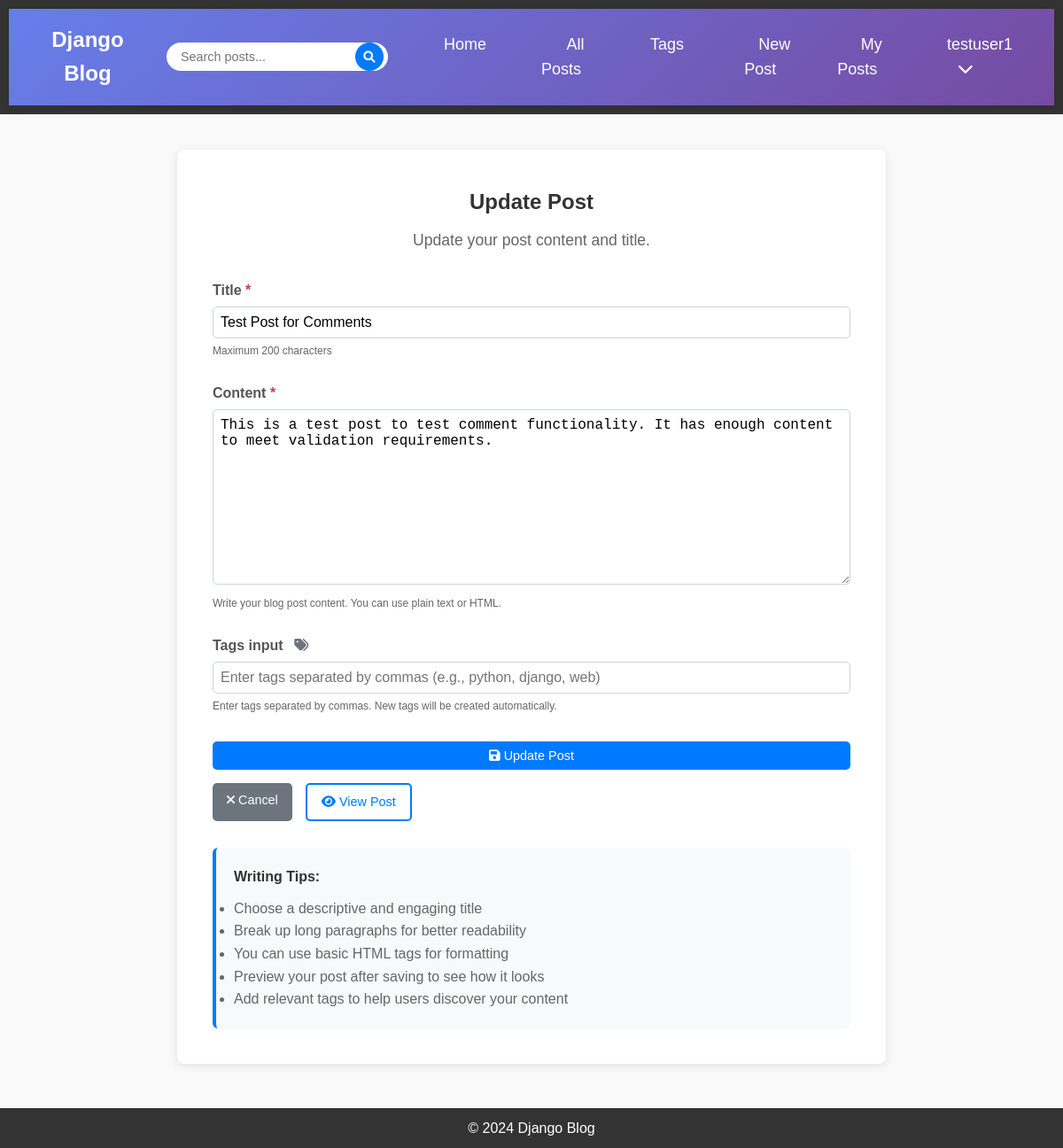
The app's page /post/5/update/ (signed in) with its own data.
### blog/models.py (models this page shows, shortened)
class Post(models.Model):
    title = models.CharField(max_length=200)
    content = models.TextField()
    published_date = models.DateTimeField(auto_now_add=True)
    updated_date = models.DateTimeField(auto_now=True)
    author = models.ForeignKey(User, on_delete=models.CASCADE)
    tags = models.ManyToManyField(Tag, blank=True, related_name='posts')
    class Meta:
        ordering = ['-published_date']

### blog/views.py (the view, shortened to what this page needs)
# urls.py: path('post/<int:pk>/update/', views.PostUpdateView.as_view(), name='post-update'),
class PostUpdateView(LoginRequiredMixin, UserPassesTestMixin, UpdateView):
    model = Post
    form_class = PostForm
    template_name = 'blog/post_form.html'
    def test_func(self):
        post = self.get_object()
        return self.request.user == post.author
    def get_context_data(self, **kwargs):
        context = super().get_context_data(**kwargs)
        context['title'] = 'Update Post'
        context['button_text'] = 'Update Post'
        return context

### blog/templates/blog/post_form.html (shortened to what this page needs)
{% extends 'blog/base.html' %}
{% block content %}
<div class="form-container">
    <div class="form-header">
        <h2>{{ title }}</h2>
        <p class="form-description">
            {% if title == "Create New Post" %}
                Share your thoughts and ideas with the community.
            {% else %}
                Update your post content and title.
            {% endif %}
        </p>
    </div>
    <form method="post" class="post-form">
        <div class="form-group">
            <label for="{{ form.title.id_for_label }}" class="form-label">
                {{ form.title.label }}
                <span class="required">*</span>
            </label>
            {{ form.title }}
            {% if form.title.help_text %}
                <small class="form-text">{{ form.title.help_text }}</small>
            {% endif %}
        </div>
        <div class="form-group">
            <label for="{{ form.content.id_for_label }}" class="form-label">
                {{ form.content.label }}
                <span class="required">*</span>
            </label>
            {{ form.content }}
            {% if form.content.help_text %}
                <small class="form-text">{{ form.content.help_text }}</small>
            {% endif %}
        </div>
        <div class="form-group">
            <label for="{{ form.tags_input.id_for_label }}" class="form-label">
                {{ form.tags_input.label }}
                <i class="fas fa-tags"></i>
            </label>
            {{ form.tags_input }}
            {% if form.tags_input.help_text %}
                <small class="form-text">{{ form.tags_input.help_text }}</small>
            {% endif %}
        </div>
        <div class="form-actions">
            <button type="submit" class="btn btn-primary">
                <i class="fas fa-save"></i> {{ button_text|default:"Save Post" }}
            </button>
            <a href="{% url 'post-list' %}" class="btn btn-secondary">
                <i class="fas fa-times"></i> Cancel
            </a>
            {% if title == "Update Post" %}
                <a href="{% url 'post-detail' object.pk %}" class="btn btn-outline">
                    <i class="fas fa-eye"></i> View Post
                </a>
            {% endif %}
        </div>
    </form>
    <div class="form-tips">
        <h4>Writing Tips:</h4>
        <ul>
            <li>Choose a descriptive and engaging title</li>
            <li>Break up long paragraphs for better readability</li>
            <li>You can use basic HTML tags for formatting</li>
            <li>Preview your post after saving to see how it looks</li>
            <li>Add relevant tags to help users discover your content</li>
        </ul>
    </div>
</div>
{% endblock %}

### blog/templates/blog/base.html (shortened to what this page needs)
{% load static %}
<!DOCTYPE html>
<html lang="en">
<head>
    <link rel="stylesheet" href="https://cdnjs.cloudflare.com/ajax/libs/font-awesome/6.0.0/css/all.min.css">
    <link rel="stylesheet" href="{% static 'css/styles.css' %}">
</head>
<body>
    <header>
        <nav class="navbar">
            <div class="nav-brand">
                <a href="{% url 'home' %}">Django Blog</a>
            </div>
            <div class="nav-search">
                <form method="GET" action="{% url 'search-results' %}" class="search-form">
                    <div class="search-input-group">
                        <input type="text" name="q" placeholder="Search posts..." value="{{ request.GET.q }}" class="search-input">
                        <button type="submit" class="search-btn">
                            <i class="fas fa-search"></i>
                        </button>
                    </div>
                </form>
            </div>
            <div class="nav-menu">
                <ul class="nav-links">
                    <li><a href="{% url 'home' %}">Home</a></li>
                    <li><a href="{% url 'post-list' %}">All Posts</a></li>
                    <li><a href="{% url 'tag-list' %}">Tags</a></li>
                    {% if user.is_authenticated %}
                        <li><a href="{% url 'post-create' %}">New Post</a></li>
                        <li><a href="{% url 'user-posts' user.username %}">My Posts</a></li>
                        <li class="nav-dropdown">
                            <a href="#" class="dropdown-toggle">{{ user.username }} <i class="fas fa-chevron-down"></i></a>
                        </li>
                    {% else %}
                        <li><a href="{% url 'login' %}">Login</a></li>
                        <li><a href="{% url 'register' %}">Register</a></li>
                    {% endif %}
                </ul>
            </div>
        </nav>
    </header>
    <div class="content">
        {% block content %}{% endblock %}
    </div>
    <footer>
        <p>&copy; 2024 Django Blog</p>
    </footer>
</body>
</html>

### blog/static/css/styles.css (style rules this page uses)
* { margin: 0; padding: 0; box-sizing: border-box; }
body { font-family: Arial, sans-serif; background-color: #f9f9f9; color: #333; line-height: 1.6; }
header { background-color: #333; padding: 10px; text-align: center; }
header nav ul { list-style-type: none; }
header nav ul li { display: inline; margin: 0 15px; }
header nav ul li a { color: white; text-decoration: none; font-size: 18px; transition: color 0.3s; }
.content { margin: 20px; max-width: 1200px; margin-left: auto; margin-right: auto; }
.form-group { margin-bottom: 20px; }
.form-group label { display: block; margin-bottom: 5px; font-weight: bold; color: #555; }
.form-control { width: 100%; padding: 10px; border: 1px solid #ddd; border-radius: 4px; font-size: 16px; transition: border-color 0.3s; }
.form-text { display: block; margin-top: 5px; font-size: 12px; color: #666; }
.btn-primary { background-color: #007bff; color: white; padding: 12px 30px; border: none; border-radius: 4px; font-size: 16px; cursor: pointer; width: 100%; transition: background-color 0.3s; }
footer { text-align: center; margin-top: 50px; padding: 10px; background-color: #333; color: white; }
.form-container { max-width: 800px; margin: 40px auto; background: white; padding: 40px; border-radius: 8px; box-shadow: 0 2px 10px rgba(0,0,0,0.1); }
.form-header { text-align: center; margin-bottom: 30px; }
.form-header h2 { color: #333; margin-bottom: 10px; }
.form-description { color: #666; font-size: 1.1em; }
.post-form .form-group { margin-bottom: 25px; }
.form-label { display: block; margin-bottom: 8px; font-weight: bold; color: #555; }
.required { color: #dc3545; }
.form-actions { display: flex; gap: 15px; flex-wrap: wrap; margin-top: 30px; }
.form-tips { margin-top: 30px; background: #f8f9fa; padding: 20px; border-radius: 6px; border-left: 4px solid #007bff; }
.form-tips h4 { color: #333; margin-bottom: 10px; }
.form-tips ul { color: #666; line-height: 1.6; }
.btn { display: inline-block; padding: 10px 20px; text-decoration: none; border-radius: 4px; font-size: 14px; font-weight: 500; text-align: center; transition: all 0.3s; border: 1px solid transparent; cursor: pointer; }
.btn-primary { background-color: #007bff; color: white; border-color: #007bff; }
.btn-secondary { background-color: #6c757d; color: white; border-color: #6c757d; }
.btn-outline { background-color: transparent; color: #007bff; border-color: #007bff; }

### blog/templates/blog/base.html (style rules this page uses)
.navbar { display: flex; justify-content: space-between; align-items: center; padding: 1rem 2rem; background: linear-gradient(135deg, #667eea 0%, #764ba2 100%); box-shadow: 0 2px 10px rgba(0,0,0,0.1); position: sticky; top: 0; z-index: 1000; }
.nav-brand a { color: white; text-decoration: none; font-size: 1.5rem; font-weight: bold; }
.nav-search { flex: 1; max-width: 400px; margin: 0 2rem; }
.search-form { width: 100%; }
.search-input-group { position: relative; display: flex; }
.search-input { flex: 1; padding: 0.5rem 3rem 0.5rem 1rem; border: none; border-radius: 25px; font-size: 0.9rem; outline: none; }
.search-btn { position: absolute; right: 5px; top: 50%; transform: translateY(-50%); background: #007bff; color: white; border: none; border-radius: 50%; width: 32px; height: 32px; cursor: pointer; display: flex; align-items: center; justify-content: center; transition: background 0.2s ease; }
.nav-menu { display: flex; align-items: center; }
.nav-links { display: flex; list-style: none; margin: 0; padding: 0; gap: 1rem; }
.nav-links a { color: white; text-decoration: none; padding: 0.5rem 1rem; border-radius: 20px; transition: background 0.2s ease; }
.nav-dropdown { position: relative; }
.dropdown-toggle { cursor: pointer; }
.btn { display: inline-block; padding: 0.5rem 1rem; border: none; border-radius: 5px; text-decoration: none; cursor: pointer; transition: all 0.2s ease; font-size: 0.9rem; }
.btn-primary { background: #007bff; color: white; }
.btn-outline { background: transparent; border: 2px solid #007bff; color: #007bff; }
.form-control { width: 100%; padding: 0.5rem; border: 1px solid #ced4da; border-radius: 5px; font-size: 1rem; }

### blog/templates/blog/post_form.html (style rules this page uses)
.form-group label .fas { margin-left: 0.5rem; color: #6c757d; }

### records on screen
Post: title "Test Post for Comments", content "This is a test post to test comment functionality. It has enough content to meet validation requirements."

### other values on screen
{{ user.username }} "testuser1"
{{ title }} "Update Post"
{{ button_text|default:"Save Post" }} "Update Post"
